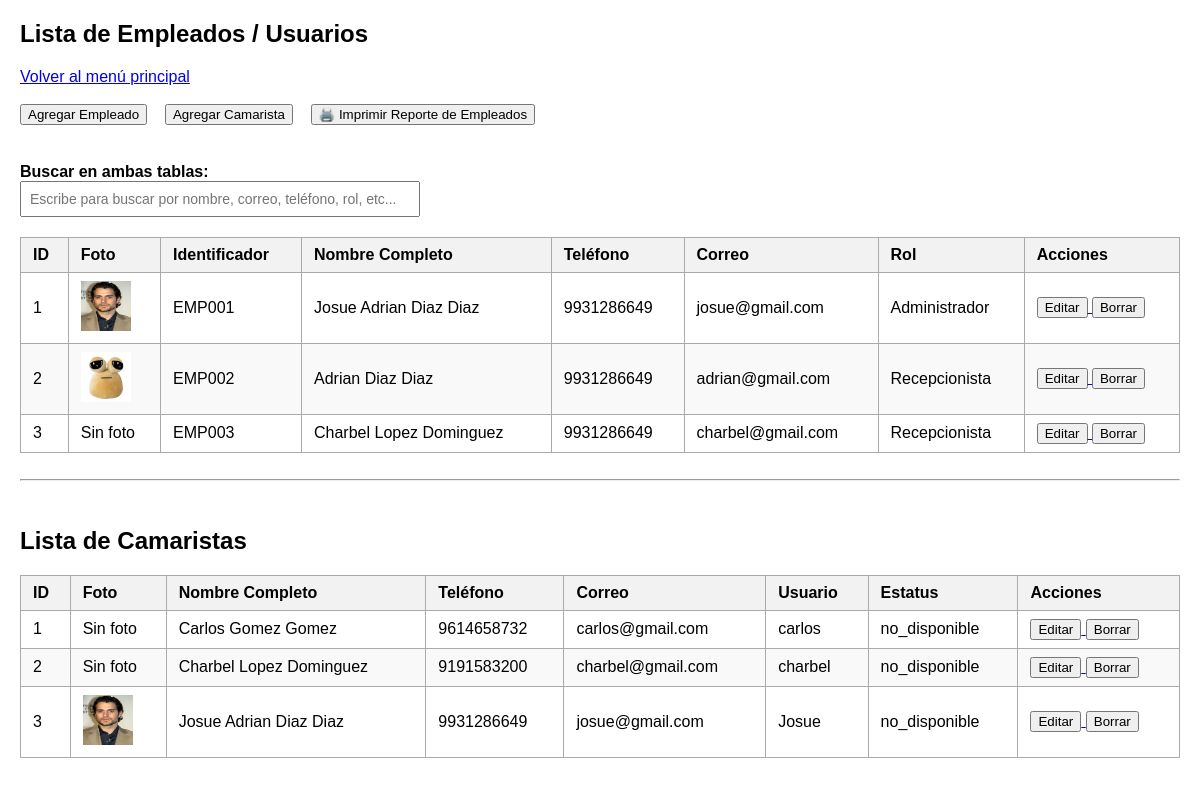
Page /empleados.php (signed in) on the committed database.
### tables this page shows
CREATE TABLE `usuarios` (
  `id_usuario` int(11) NOT NULL,
  `identificador` varchar(20) NOT NULL,
  `usuario` varchar(50) NOT NULL,
  `contraseña` varchar(255) NOT NULL,
  `nombre_completo` varchar(150) NOT NULL,
  `telefono` varchar(20) DEFAULT NULL,
  `correo` varchar(100) DEFAULT NULL,
  `rol` enum('Administrador','Recepcionista','Gobernante','Camarista','Contador','Vendedor') NOT NULL,
  `foto` varchar(255) DEFAULT NULL
);

CREATE TABLE `camaristas` (
  `id_camarista` int(11) NOT NULL,
  `foto` varchar(255) DEFAULT NULL,
  `nombre_completo` varchar(150) NOT NULL,
  `telefono` varchar(20) DEFAULT NULL,
  `correo` varchar(100) DEFAULT NULL,
  `estatus` enum('no_disponible','descanso','activo') DEFAULT 'no_disponible',
  `usuario` varchar(25) NOT NULL,
  `contraseña` varchar(30) NOT NULL
);

### empleados.php (the view, shortened to what this page needs)
<?php
require_once 'config/conexion.php';
try {
    $stmt = $pdo->query("SELECT id_usuario, identificador, nombre_completo, telefono, correo, rol, foto FROM usuarios ORDER BY id_usuario ASC");
    $empleados = $stmt->fetchAll(PDO::FETCH_ASSOC);
} catch (PDOException $e) {
    $error_db = "Error al consultar la tabla de usuarios: " . $e->getMessage();
}
try {
    $stmt_cam = $pdo->query("SELECT id_camarista, foto, nombre_completo, telefono, correo, usuario, estatus FROM camaristas ORDER BY id_camarista ASC");
    $camaristas = $stmt_cam->fetchAll(PDO::FETCH_ASSOC);
} catch (PDOException $e) {
    $error_camaristas_db = "Error al consultar la tabla de camaristas: " . $e->getMessage();
}
?>
<!DOCTYPE html>
<html lang="es">
<head>
</head>
<body>
    <h2>Lista de Empleados / Usuarios</h2>
    <a href="home.php">Volver al menú principal</a>
    <br><br>
    <a href="registrar.php"><button type="button">Agregar Empleado</button></a>
    <a href="registrar_camarista.php"><button type="button">Agregar Camarista</button></a>
    <a href="reportes/reporte_tabla_empleados.php" target="_blank"><button type="button">🖨️ Imprimir Reporte de Empleados</button></a>
    <br><br>
    <div class="buscador-container">
        <label for="buscadorGlobal"><strong>Buscar en ambas tablas:</strong></label><br>
        <input type="text" id="buscadorGlobal" onkeyup="filtrarTablas()" placeholder="Escribe para buscar por nombre, correo, teléfono, rol, etc...">
    </div>
    <table id="tablaEmpleados">
        <thead>
            <tr>
                <th>ID</th>
                <th>Foto</th>
                <th>Identificador</th>
                <th>Nombre Completo</th>
                <th>Teléfono</th>
                <th>Correo</th>
                <th>Rol</th>
                <th>Acciones</th>
            </tr>
        </thead>
        <tbody>
            <?php if (!empty($empleados)): ?>
                <?php foreach ($empleados as $emp): ?>
                    <tr>
                        <td><?php echo htmlspecialchars($emp['id_usuario']); ?></td>
                        <td>
                            <?php if (!empty($emp['foto']) && file_exists($emp['foto'])): ?>
                                <img src="<?php echo htmlspecialchars($emp['foto']); ?>" alt="Foto" width="50" height="50">
                            <?php else: ?>
                                Sin foto
                            <?php endif; ?>
                        </td>
                        <td><?php echo htmlspecialchars($emp['identificador'] ?? 'N/A'); ?></td>
                        <td><?php echo htmlspecialchars($emp['nombre_completo']); ?></td>
                        <td><?php echo htmlspecialchars($emp['telefono'] ?? 'N/A'); ?></td>
                        <td><?php echo htmlspecialchars($emp['correo'] ?? 'N/A'); ?></td>
                        <td><?php echo htmlspecialchars($emp['rol']); ?></td>
                        <td>
                            <a href="editar_empleado.php?id=<?php echo $emp['id_usuario']; ?>">
                                <button type="button">Editar</button>
                            </a>
                            <form action="eliminar_empleado.php" method="POST" style="display:inline;" onsubmit="return confirm('¿Estás seguro de que deseas eliminar este empleado?');">
                                <button type="submit">Borrar</button>
                            </form>
                        </td>
                    </tr>
                <?php endforeach; ?>
            <?php else: ?>
                <tr>
                    <td colspan="8" style="text-align: center;">No hay usuarios registrados.</td>
                </tr>
            <?php endif; ?>
        </tbody>
    </table>
    <br><hr><br>
    <h2>Lista de Camaristas</h2>
    <table id="tablaCamaristas">
        <thead>
            <tr>
                <th>ID</th>
                <th>Foto</th>
                <th>Nombre Completo</th>
                <th>Teléfono</th>
                <th>Correo</th>
                <th>Usuario</th>
                <th>Estatus</th>
                <th>Acciones</th>
            </tr>
        </thead>
        <tbody>
            <?php if (!empty($camaristas)): ?>
                <?php foreach ($camaristas as $cam): ?>
                    <tr>
                        <td><?php echo htmlspecialchars($cam['id_camarista']); ?></td>
                        <td>
                            <?php if (!empty($cam['foto']) && file_exists($cam['foto'])): ?>
                                <img src="<?php echo htmlspecialchars($cam['foto']); ?>" alt="Foto" width="50" height="50">
                            <?php else: ?>
                                Sin foto
                            <?php endif; ?>
                        </td>
                        <td><?php echo htmlspecialchars($cam['nombre_completo']); ?></td>
                        <td><?php echo htmlspecialchars($cam['telefono'] ?? 'N/A'); ?></td>
                        <td><?php echo htmlspecialchars($cam['correo'] ?? 'N/A'); ?></td>
                        <td><?php echo htmlspecialchars($cam['usuario']); ?></td>
                        <td><?php echo htmlspecialchars($cam['estatus']); ?></td>
                        <td>
                            <a href="editar_camarista.php?id=<?php echo $cam['id_camarista']; ?>">
                                <button type="button">Editar</button>
                            </a>
                            <form action="eliminar_camarista.php" method="POST" style="display:inline;" onsubmit="return confirm('¿Estás seguro de que deseas eliminar este camarista?');">
                                <button type="submit">Borrar</button>
                            </form>
                        </td>
                    </tr>
                <?php endforeach; ?>
            <?php else: ?>
                <tr>
                    <td colspan="8" style="text-align: center;">No hay camaristas registrados.</td>
                </tr>
            <?php endif; ?>
        </tbody>
    </table>
</body>
</html>

### empleados.php (style rules this page uses)
body { font-family: Arial, sans-serif; margin: 20px; }
table { border-collapse: collapse; width: 100%; margin-top: 15px; }
th, td { border: 1px solid #aaa; padding: 8px 12px; text-align: left; vertical-align: middle; }
th { background-color: #f2f2f2; }
tr:nth-child(even) { background-color: #f9f9f9; }
.buscador-container { margin: 20px 0; }
.buscador-container input { width: 100%; max-width: 400px; padding: 8px; font-size: 14px; box-sizing: border-box; }

### rows in the picture
usuarios: id_usuario "1", foto (picture), identificador "EMP001", nombre_completo "Josue Adrian Diaz Diaz", telefono "9931286649", correo "josue@gmail.com", rol "Administrador"
usuarios: id_usuario "2", foto (picture), identificador "EMP002", nombre_completo "Adrian Diaz Diaz", telefono "9931286649", correo "adrian@gmail.com", rol "Recepcionista"
usuarios: id_usuario "3", shows "Sin foto", identificador "EMP003", nombre_completo "Charbel Lopez Dominguez", telefono "9931286649", correo "charbel@gmail.com", rol "Recepcionista"
camaristas: id_camarista "1", shows "Sin foto", nombre_completo "Carlos Gomez Gomez", telefono "9614658732", correo "carlos@gmail.com", usuario "carlos", estatus "no_disponible"
camaristas: id_camarista "2", shows "Sin foto", nombre_completo "Charbel Lopez Dominguez", telefono "9191583200", correo "charbel@gmail.com", usuario "charbel", estatus "no_disponible"
camaristas: id_camarista "3", foto (picture), nombre_completo "Josue Adrian Diaz Diaz", telefono "9931286649", correo "josue@gmail.com", usuario "Josue", estatus "no_disponible"
